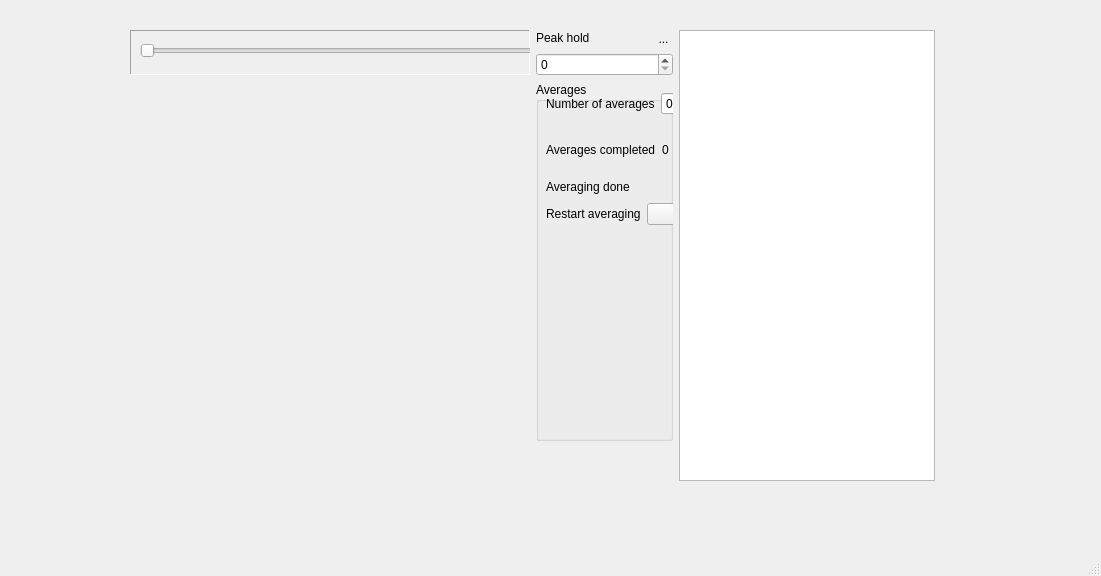
<?xml version="1.0" encoding="UTF-8"?>
<ui version="4.0">
 <class>MainWindow</class>
 <widget class="QMainWindow" name="MainWindow">
  <property name="geometry">
   <rect>
    <x>0</x>
    <y>0</y>
    <width>1101</width>
    <height>576</height>
   </rect>
  </property>
  <property name="windowTitle">
   <string>MainWindow</string>
  </property>
  <widget class="QWidget" name="centralwidget">
   <widget class="QWidget" name="horizontalLayoutWidget">
    <property name="geometry">
     <rect>
      <x>130</x>
      <y>30</y>
      <width>805</width>
      <height>451</height>
     </rect>
    </property>
    <layout class="QHBoxLayout" name="horizontalLayout_3">
     <item>
      <layout class="QVBoxLayout" name="verticalLayout_6">
       <item>
        <widget class="QFrame" name="frame">
         <property name="frameShape">
          <enum>QFrame::Panel</enum>
         </property>
         <property name="frameShadow">
          <enum>QFrame::Sunken</enum>
         </property>
         <widget class="QSlider" name="horizontalSlider">
          <property name="geometry">
           <rect>
            <x>10</x>
            <y>10</y>
            <width>400</width>
            <height>22</height>
           </rect>
          </property>
          <property name="orientation">
           <enum>Qt::Horizontal</enum>
          </property>
         </widget>
        </widget>
       </item>
       <item>
        <widget class="QWidget" name="widget" native="true">
         <property name="minimumSize">
          <size>
           <width>400</width>
           <height>400</height>
          </size>
         </property>
        </widget>
       </item>
      </layout>
     </item>
     <item>
      <layout class="QVBoxLayout" name="verticalLayout">
       <item>
        <layout class="QHBoxLayout" name="horizontalLayout">
         <item>
          <widget class="QLabel" name="label_4">
           <property name="sizePolicy">
            <sizepolicy hsizetype="Preferred" vsizetype="Fixed">
             <horstretch>0</horstretch>
             <verstretch>0</verstretch>
            </sizepolicy>
           </property>
           <property name="text">
            <string>Peak hold</string>
           </property>
          </widget>
         </item>
         <item>
          <widget class="QToolButton" name="toolButton">
           <property name="styleSheet">
            <string notr="true">border: none
</string>
           </property>
           <property name="text">
            <string>...</string>
           </property>
           <property name="icon">
            <iconset>
             <normaloff>icons/led_green.png</normaloff>icons/led_green.png</iconset>
           </property>
           <property name="iconSize">
            <size>
             <width>21</width>
             <height>21</height>
            </size>
           </property>
          </widget>
         </item>
        </layout>
       </item>
       <item>
        <widget class="QSpinBox" name="spinBox">
         <property name="sizePolicy">
          <sizepolicy hsizetype="Minimum" vsizetype="Fixed">
           <horstretch>0</horstretch>
           <verstretch>1</verstretch>
          </sizepolicy>
         </property>
         <property name="suffix">
          <string/>
         </property>
         <property name="minimum">
          <number>0</number>
         </property>
         <property name="maximum">
          <number>10</number>
         </property>
         <property name="value">
          <number>0</number>
         </property>
        </widget>
       </item>
       <item>
        <widget class="QGroupBox" name="groupBox">
         <property name="sizePolicy">
          <sizepolicy hsizetype="Expanding" vsizetype="Minimum">
           <horstretch>0</horstretch>
           <verstretch>2</verstretch>
          </sizepolicy>
         </property>
         <property name="title">
          <string>Averages</string>
         </property>
         <widget class="QWidget" name="verticalLayoutWidget">
          <property name="geometry">
           <rect>
            <x>10</x>
            <y>10</y>
            <width>176</width>
            <height>133</height>
           </rect>
          </property>
          <layout class="QVBoxLayout" name="verticalLayout_3">
           <item>
            <layout class="QHBoxLayout" name="horizontalLayout_4">
             <property name="bottomMargin">
              <number>9</number>
             </property>
             <item>
              <widget class="QLabel" name="label_2">
               <property name="text">
                <string>Number of averages</string>
               </property>
              </widget>
             </item>
             <item>
              <widget class="QSpinBox" name="spinBox_2"/>
             </item>
            </layout>
           </item>
           <item>
            <layout class="QHBoxLayout" name="horizontalLayout_5">
             <item>
              <widget class="QLabel" name="label_5">
               <property name="text">
                <string>Averages completed</string>
               </property>
              </widget>
             </item>
             <item>
              <widget class="QLabel" name="label_3">
               <property name="text">
                <string>0</string>
               </property>
              </widget>
             </item>
            </layout>
           </item>
           <item>
            <layout class="QHBoxLayout" name="horizontalLayout_6">
             <item>
              <widget class="QLabel" name="label_6">
               <property name="text">
                <string>Averaging done</string>
               </property>
              </widget>
             </item>
             <item>
              <widget class="QLabel" name="label">
               <property name="enabled">
                <bool>true</bool>
               </property>
               <property name="sizePolicy">
                <sizepolicy hsizetype="Fixed" vsizetype="Fixed">
                 <horstretch>0</horstretch>
                 <verstretch>0</verstretch>
                </sizepolicy>
               </property>
               <property name="maximumSize">
                <size>
                 <width>21</width>
                 <height>21</height>
                </size>
               </property>
               <property name="frameShape">
                <enum>QFrame::NoFrame</enum>
               </property>
               <property name="text">
                <string/>
               </property>
               <property name="pixmap">
                <pixmap>../grid-control/grid-control/ui/icons/led-red-on.png</pixmap>
               </property>
               <property name="scaledContents">
                <bool>true</bool>
               </property>
               <property name="alignment">
                <set>Qt::AlignCenter</set>
               </property>
              </widget>
             </item>
            </layout>
           </item>
           <item>
            <layout class="QHBoxLayout" name="horizontalLayout_7">
             <item>
              <widget class="QLabel" name="label_7">
               <property name="text">
                <string>Restart averaging</string>
               </property>
              </widget>
             </item>
             <item>
              <widget class="QPushButton" name="pushButton_2">
               <property name="text">
                <string/>
               </property>
               <property name="icon">
                <iconset theme="media-skip-backward">
                 <normaloff>.</normaloff>.</iconset>
               </property>
              </widget>
             </item>
            </layout>
           </item>
          </layout>
         </widget>
        </widget>
       </item>
       <item>
        <spacer name="verticalSpacer">
         <property name="orientation">
          <enum>Qt::Vertical</enum>
         </property>
         <property name="sizeHint" stdset="0">
          <size>
           <width>20</width>
           <height>40</height>
          </size>
         </property>
        </spacer>
       </item>
      </layout>
     </item>
     <item>
      <widget class="QTableView" name="tableView"/>
     </item>
    </layout>
   </widget>
  </widget>
  <widget class="QStatusBar" name="statusbar"/>
 </widget>
 <resources/>
 <connections/>
</ui>
